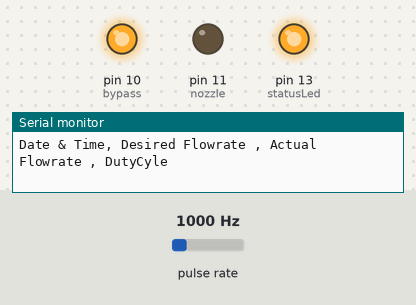
This sketch was run on a simulated Arduino Uno, built with avr-gcc and run on an emulated ATmega328P. On the bench: output pins drawn as LEDs (lit = HIGH), the last lines printed to the serial monitor. Wiring (inferred from the names in the program): pulse sensor: data pin 2. The test bench sets the inputs (shaded band); at power-on: pulse rate 1000 Hz.

Above: at 0.05 s.
At 2.87 s:
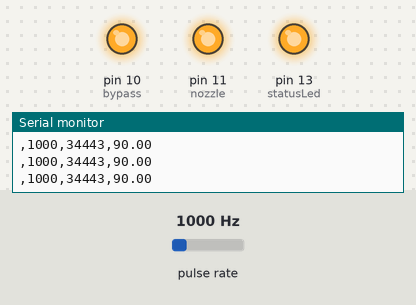
Timing chart, 0 to 3.2 s (numbered marks = the images above):
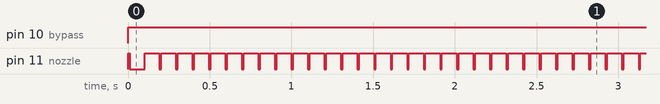

The sketch:

PID_flow_control.ino
```cpp
//Assigning ports
int nozzle=11;
//int pot=A0;
int bypass=10;

//PID constants
double kp = 50;
double ki = 0;
double kd = 0;
unsigned long currentTime, previousTime;
double elapsedTime;
double error;
double lastError;
double input, output, setPoint;
double cumError, rateError;

//flow sensor
byte statusLed    = 13;
byte sensorInterrupt = 0;  // 0 = digital pin 2
byte sensorPin       = 2;

float calibrationFactor =7;
volatile byte pulseCount;
float flowRate;
unsigned int flowMilliLitres;
unsigned long totalMilliLitres;
unsigned long oldTime;
//---------------------------
void setup() {
  Serial.begin(9600);
  pinMode(statusLed, OUTPUT);
  digitalWrite(statusLed, HIGH);  // We have an active-low LED attached
  pinMode(sensorPin, INPUT);
  digitalWrite(sensorPin, HIGH);

  pulseCount        = 0;
  flowRate          = 0.0;
  flowMilliLitres   = 0;
  totalMilliLitres  = 0;
  oldTime           = 0;

attachInterrupt(sensorInterrupt, pulseCounter, FALLING);
Serial.begin(9600);
Serial.println("Date & Time, Desired Flowrate , Actual Flowrate , DutyCyle");
pinMode(nozzle,OUTPUT);
pinMode(bypass,OUTPUT);
//pinMode(pot,INPUT);
}

void loop() {
 if((millis() - oldTime) > 1000)    // Only process counters once per second
  {
    detachInterrupt(sensorInterrupt);
    flowRate = ((1000.0 / (millis() - oldTime)) * pulseCount) / calibrationFactor;
    oldTime = millis();
    flowMilliLitres = (flowRate) * 1000;
    totalMilliLitres += flowMilliLitres;
    unsigned int frac;
    // Print the flow rate for this second in litres / minute
    //Serial.print("Flow rate: ");
    //Serial.print(int(flowRate));  // Print the integer part of the variable
    //Serial.print(".");             // Print the decimal point
    // Determine the fractional part. The 10 multiplier gives us 1 decimal place.
   //frac = (flowRate - int(flowRate)) * 10;
     // Serial.print(frac, DEC) ;      // Print the fractional part of the variable
    // Serial.println("L/min");
    // Print the number of litres flowed in this second
    //Serial.print("  Current Liquid Flowing: ");             // Output separator
    //Serial.print(flowMilliLitres);
    //Serial.print("mL/min");
    // Print the cumulative total of litres flowed since starting
    // Serial.print("  Output Liquid Quantity: ");             // Output separator
    //Serial.print(totalMilliLitres);
     //Serial.println("mL");
    // Reset the pulse counter so we can start incrementing again
    pulseCount = 0;
    attachInterrupt(sensorInterrupt, pulseCounter, FALLING);
  }
//float val=analogRead(A0); float pwm=map(val,0,1023,0,4500);
int DesiredFlowRate=1000;
float error=DesiredFlowRate-flowMilliLitres;
error=abs(error);
output=computePID(error);
//Serial.print("Error= "); Serial.println(error);
//Serial.print("PID_output= ");Serial.println(output);
double c=map(output,0,10000,0,100);
//Serial.print("DutyCycle= ");Serial.println(dutyCycle);
double dutyCycle;
if (c<=10){
 dutyCycle=10;
 }
else if (c>=90){
 dutyCycle=90;
}
else
{dutyCycle=c;
}


  float frequency=10;
float  t=1/frequency*1000;
float  TH=t*dutyCycle/100;
  float TL=t-TH;
//Serial.print("TH= ");Serial.println(TH);
//Serial.print("TL= "); Serial.println(TL);
  digitalWrite(nozzle,HIGH);
  digitalWrite(bypass,HIGH);
  delay(TH);
  digitalWrite(nozzle,LOW);
  digitalWrite(bypass,HIGH);
  delay(TL);

Serial.print(","); Serial.print(DesiredFlowRate); Serial.print(","); Serial.print(flowMilliLitres); Serial.print(","); Serial.println(dutyCycle);

}
void pulseCounter()
{
  // Increment the pulse counter
  pulseCount++;
}

double computePID(double error){
        currentTime = millis();                //get current time
        elapsedTime = (double)(currentTime - previousTime);        //compute time elapsed from previous computation
        error = error;                                // determine error
        cumError += error * elapsedTime;                // compute integral
        rateError = (error - lastError)/elapsedTime;   // compute derivative
        double out = kp*error + ki*cumError + kd*rateError;                //PID output
        lastError = error;                                //remember current error
        previousTime = currentTime;                        //remember current time
        return out;                                        //have function return the PID output
}
```

Measured:
- by itself, pin 10 (bypass): LOW → HIGH at 0.00 s
- by itself, pin 11 (nozzle): goes HIGH 0.01 s, LOW 0.09 s, 1283 × (HIGH 0.09 s, LOW 0.01 s), HIGH 0.09 s, then LOW
- by itself, everything shown: repeats every 1.2 s, in 6 steps
